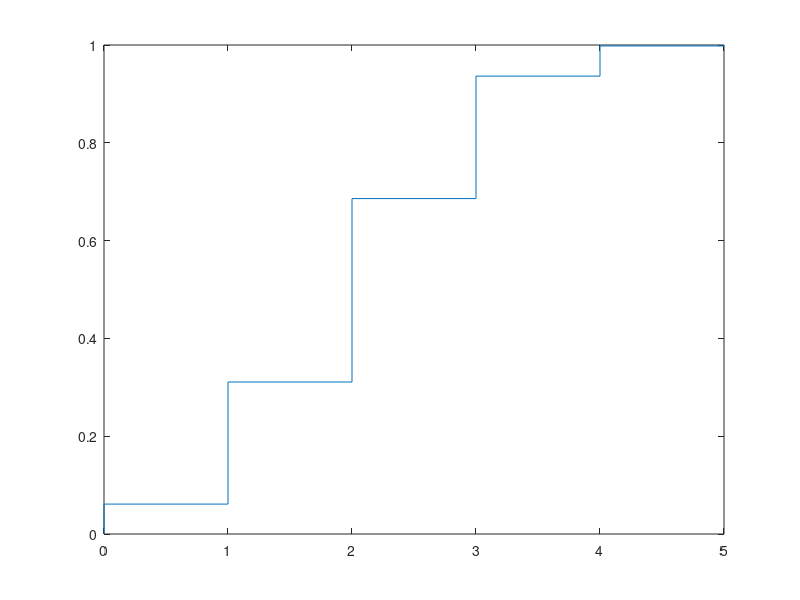

The MATLAB script that drew this image:
% Ex3 %


% 3a

x = [0 1 2 3 4];

px = [];

N= 1e5; %nu´mero de experieˆncias
p = 0.5; %probabilidade de cara
k = 0; %nu´mero de caras
n = 4; %nu´mero de lanc¸amentos
while k <5
lancamentos = rand(n,N) > p;
sucessos= sum(lancamentos)==k;
probSimulacao= sum(sucessos)/N;

px(k+1) = probSimulacao;

k= k+1;

end

fx = cumsum(px);


figure(2)
stairs([0 x 5],[0 fx 1]);


% 3b


media = sum(x.^px);
aux = (x - media).^ 2;
variancia = sum (aux .^ px);
dp = sqrt(variancia);

%%%%%% 3 (d) %%%%%
%%%%%%%%%%%%%%%%%%


%prob de sair 0
p = 0.5;
n = 4;
f3 = zeros(1,5);
k =0;
f3(1) = nchoosek(n,k)*p^k*(1-p)^(n-k);
for k = 1:4
    f3(k+1) = nchoosek(n,k)*p^k*(1-p)^(n-k) + f3(k) ;
end


%%%%%%%%%%%%%%
%%%%%% 3 (e)%%
%%%%%%%%%%%%%%
media = sum(x.*f3);
aux = (x-media).^2;
variancia = sum(aux.*f3);
fprintf("exx 3 (e) media: %f\n variancia: %f\n", media, variancia);



%%%%%%%%%%%%%%
%%%%%% 3 (f)%%
%%%%%%%%%%%%%%

%i)
fprintf("Prob exx 3 (f) i) %f\n", 1 -f3(2));

%ii)
fprintf("Prob exx 3 (f) ii) %f\n", f3(2));

%iii)
fprintf("Prob exx 3 (f) iii) %f\n", (f3(4) - f3(1)));